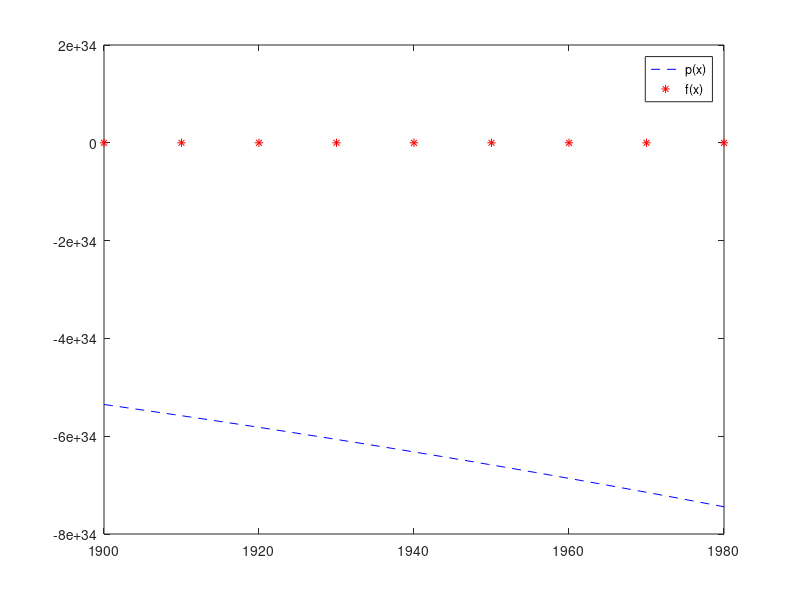

MATLAB code for this plot:
clc
clear all
x=[1900,1910,1920,1930,1940,1950,1960,1970,1980];
f=[76212168;92228496;106021537;123202624;132164569;151325798;179323175;203302031;226542199];
n=length(x);
for i=1:n
    for j=1:n
        A(i,j)=((x(i)-1940)/40)^(j-1);
    end
end
a=A\f;
a1=flip(a');
u=linspace(1900,1980,80);
v=polyval(a1,x);
v1=polyval(a1,u);
plot(u,v1,'b--',x,f,'r*');
legend('p(x)','f(x)');

